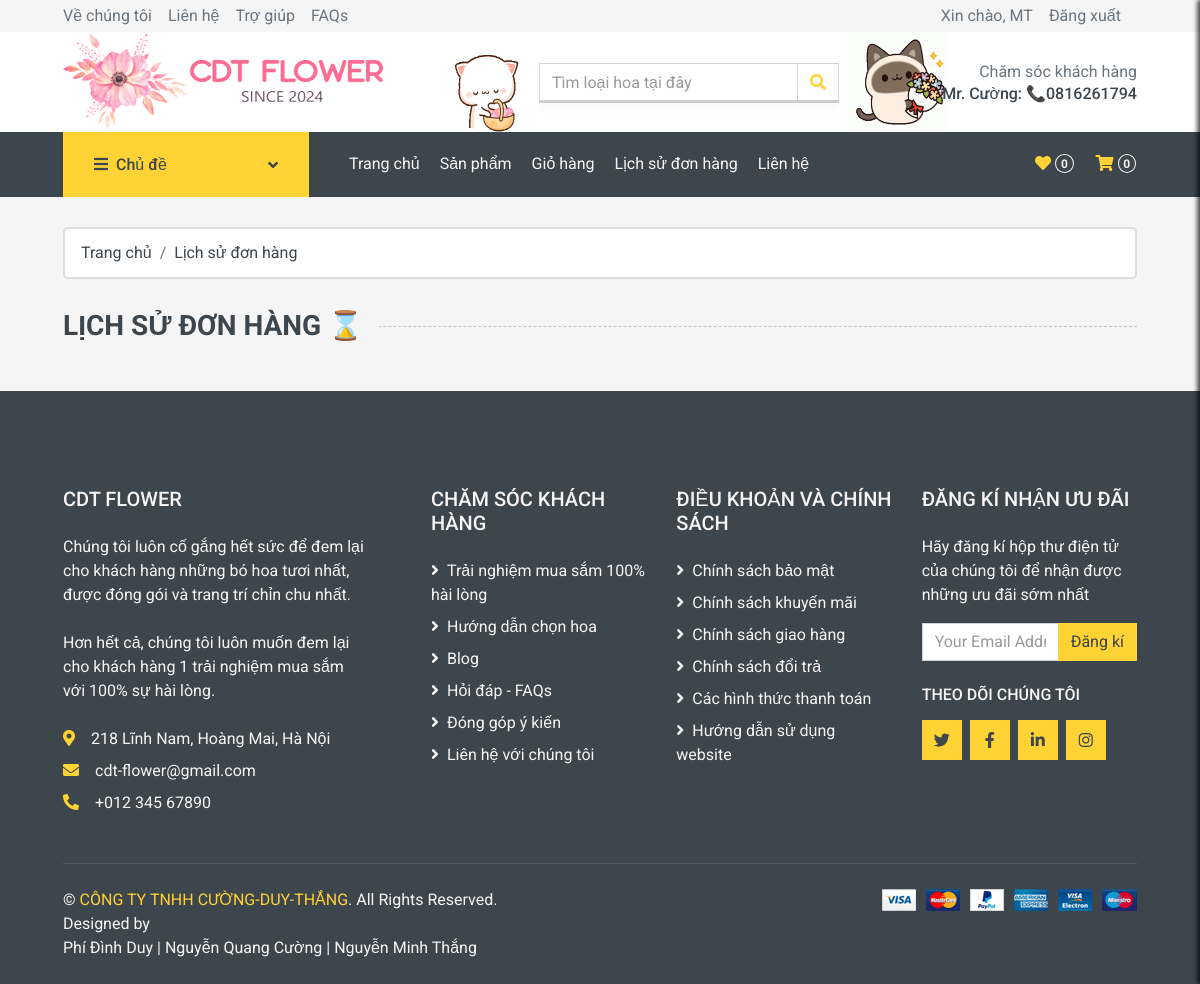
The page /lichsu_donhang.php (signed in) on the database as committed earlier.
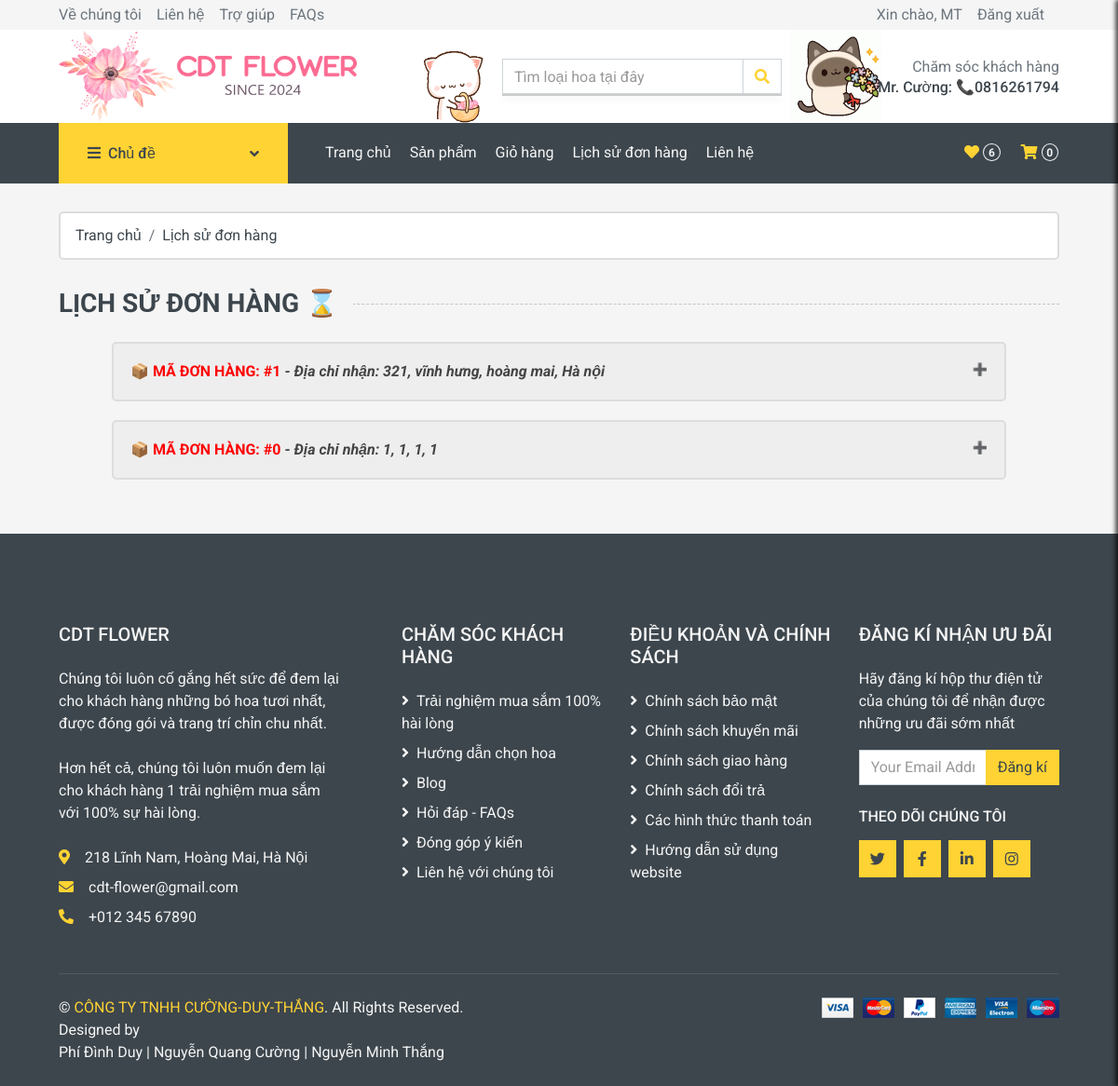
The same page on the database as committed later.
### tables this page shows
CREATE TABLE `donhang` (
  `MaDonHang` int(11) NOT NULL,
  `MaKhachHang` int(11) NOT NULL,
  `NgayDatHang` datetime NOT NULL,
  `TongGiaTri` decimal(10,0) NOT NULL,
  `TrangThai` tinyint(4) NOT NULL DEFAULT 0
);

CREATE TABLE `giaohang` (
  `MaGiaoHang` int(11) NOT NULL,
  `MaThanhToan` int(11) NOT NULL,
  `HoTen` varchar(50) NOT NULL,
  `SoDienThoai` varchar(20) NOT NULL,
  `Email` varchar(100) NOT NULL,
  `DiaChi` text NOT NULL
);

### lichsu_donhang.php (the view, shortened to what this page needs)
<?php require_once('header.php'); ?>
<div class="container-fluid">
    <div class="row px-xl-5">
        <div class="col-12">
            <nav class="breadcrumb bg-light mb-30 border-black">
                <a class="breadcrumb-item text-dark" href="#">Trang chủ</a>
                <a class="breadcrumb-item text-dark" href="#">Lịch sử đơn hàng</a>
            </nav>
        </div>
    </div>
    <h3 class="section-title position-relative text-uppercase mx-xl-5 mb-4"><span class="bg-secondary pr-3">Lịch sử đơn hàng &#x231B;</span></h3>
</div>
<?php
    require_once("database/db_connect.php");
    if (!isset($_SESSION['makhachhang'])) {
        echo "<p id=\"thongbao\">Vui lòng đăng nhập để xem lịch sử đơn hàng.</p>";
    }else{
        $ma_khach_hang = $_SESSION['makhachhang'];
        $sql_orders = "
        SELECT
            dh.MaDonHang,
            dh.TongGiaTri,
            gh.DiaChi
        FROM
            donhang AS dh
        JOIN
            thanhtoan AS tt ON dh.MaDonHang = tt.MaDonHang
        JOIN
            giaohang AS gh ON tt.MaThanhToan = gh.MaThanhToan
        WHERE
            dh.MaKhachHang = ? AND tt.TrangThai = 'Đã Thanh Toán' ";
        $stmt = $conn->prepare($sql_orders);
        $stmt->bind_param("i", $ma_khach_hang);
        $stmt->execute();
        $result = $stmt->get_result();
        while ($row = $result->fetch_assoc()) {
            $maDonHang = $row['MaDonHang'];
            $diaChi = $row['DiaChi'];
            echo '<button class="accordion border-black"><span style="color: red;">&#128230; MÃ ĐƠN HÀNG: #' . $maDonHang . '</span> <i style="font-weight: bold;">- Địa chỉ nhận: ' . $diaChi . '</i></button>';
        }
    }
 ?>
<?php require_once('footer.php') ?>
</body>
</html>

### header.php (shortened to what this page needs)
<!DOCTYPE html>
<html lang="en">
<head>
    <link href="https://cdnjs.cloudflare.com/ajax/libs/font-awesome/5.10.0/css/all.min.css" rel="stylesheet">
    <link href="lib/animate/animate.min.css" rel="stylesheet">
    <link href="lib/owlcarousel/assets/owl.carousel.min.css" rel="stylesheet">
    <link href="css/style.css" rel="stylesheet">
    <link href="css/preloader.css" rel="stylesheet">
    <link rel="stylesheet" type="text/css" href="css/thongbao_toast.css">
</head>
<body>
    <div class="container-fluid">
        <div class="row bg-secondary py-1 px-xl-5">
            <div class="col-lg-6 d-none d-lg-block">
                <div class="d-inline-flex align-items-center h-100">
                    <a class="text-body mr-3" href="">Về chúng tôi</a>
                    <a class="text-body mr-3" href="contact.php">Liên hệ</a>
                    <a class="text-body mr-3" href="">Trợ giúp</a>
                    <a class="text-body mr-3" href="">FAQs</a>
                </div>
            </div>
            <div class="col-lg-6 text-center text-lg-right">
                <?php
                if (isset($_SESSION['tennguoidung'])) {
                    echo '<div class="d-inline-flex align-items-center">';
                    echo '<p class="text-body mr-3 mb-0">Xin chào, ' . htmlspecialchars($_SESSION['tennguoidung']) . '</p>';
                    echo '<a class="text-body mr-3" href="logout.php">Đăng xuất</a>';
                    echo '</div>';
                } else {
                    unset($_SESSION['tennguoidung']);
                    echo '<a class="text-body mr-3" href="dangnhap.php">Đăng nhập</a>';
                }
                ?>
            </div>
        </div>
        <div class="row align-items-center bg-light px-xl-5 d-none d-lg-flex">
            <div class="col-lg-4">
                <a href="index.php" class="text-decoration-none me-0">
                    <img width="320px" height="100px" src="img/logo_thang_2.png">
                </a>
            </div>
            <div class="col-lg-4 col-6 d-flex align-items-center" style="position: relative;">
                <img src="img/peach-cat.gif" alt="Peach Cat" width="100px" height="100px" class="mr-2">
                <form action="" onsubmit="return false;" class="d-flex align-items-center w-100">
                    <div class="input-group" style="flex: 1; position: relative; min-width: 300px;">
                        <input type="text" class="form-control" id="searchInput" placeholder="Tìm loại hoa tại đây" oninput="searchProducts()"  style="flex: 1;">
                        <div class="input-group-append">
                            <span class="input-group-text bg-transparent text-primary">
                                <i class="fa fa-search"></i>
                            </span>
                        </div>
                        <div id="suggestions" class="suggestions-box"></div>
                    </div>
                </form>
                <img src="img/cat-flowers.gif" alt="Cat Flowers" width="100px" height="100px" class="ml-2">
            </div>
            <div class="col-lg-4 col-6 text-right">
                <p class="m-0">Chăm sóc khách hàng</p>
                <h6 class="m-0">Mr. Cường: &#128222;0816261794</h6>
            </div>
        </div>
    </div>
    <?php require_once("database/db_connect.php");
        if (isset($_SESSION['makhachhang'])) {
            $Ma_KH = $_SESSION['makhachhang'];
        } else {
            $Ma_KH = "100";
        }
            $maSP_giohang = array();
            $sql = "
                SELECT
                    sp.TenSanPham,
                    sp.Gia
                FROM
                    yeuthich AS yt
                JOIN
                    sanpham AS sp ON yt.MaSanPham = sp.MaSanPham
                WHERE
                    yt.MaKhachHang = ?
                ";
                $stmt = $conn->prepare($sql);
                $stmt->bind_param("i", $Ma_KH);
                $stmt->execute();
                $result = $stmt->get_result();
                $tong_so_luong = 0;
                if ($result->num_rows > 0) {
                    while ($row = $result->fetch_assoc()) {
                        $tong_so_luong++;
                    }
                }
        ?>
        <div class="container-fluid bg-dark mb-30">
            <div class="row px-xl-5">
                <div class="col-lg-3 d-none d-lg-block">
                    <a class="btn d-flex align-items-center justify-content-between bg-primary w-100" data-toggle="collapse" href="#navbar-vertical" style="height: 65px; padding: 0 30px;">
                        <h6 class="text-dark m-0"><i class="fa fa-bars mr-2"></i>Chủ đề</h6>
                        <i class="fa fa-angle-down text-dark"></i>
                    </a>
                </div>
                <div class="col-lg-9">
                    <nav class="navbar navbar-expand-lg bg-dark navbar-dark py-3 py-lg-0 px-0">
                        <div class="collapse navbar-collapse justify-content-between" id="navbarCollapse">
                            <div class="navbar-nav mr-auto py-0">
                                <a href="index.php" class="nav-item nav-link">Trang chủ</a>
                                <a href="shop.php" class="nav-item nav-link">Sản phẩm</a>
                                <a href="cart.php" class="nav-item nav-link">Giỏ hàng</a>
                                <a href="lichsu_donhang.php" class="nav-item nav-link">Lịch sử đơn hàng</a>
                                <a href="contact.php" class="nav-item nav-link">Liên hệ</a>
                            </div>
                            <div class="navbar-nav ml-auto py-0 d-none d-lg-block">
                                <a id="open-side-menu-2" href="#" class="btn px-0">
                                    <i class="fas fa-heart text-primary"></i>
                                    <span class="badge text-secondary border border-secondary rounded-circle" style="padding-bottom: 2px;"><?php echo $tong_so_luong; ?></span>
                                </a>
                                <a id="open-side-menu" href="#" class="btn px-0 ml-3">
                                    <i class="fas fa-shopping-cart text-primary"></i>
                                    <span class="badge text-secondary border border-secondary rounded-circle" style="padding-bottom: 2px;"><?php echo count($maSP_giohang); ?></span>
                                </a>
                            </div>
                        </div>
                    </nav>
                </div>
            </div>
        </div>

### footer.php
<div class="container-fluid bg-dark text-secondary mt-5 pt-5">
    <div class="row px-xl-5 pt-5">
        <div class="col-lg-4 col-md-12 mb-5 pr-3 pr-xl-5">
            <h5 class="text-secondary text-uppercase mb-4">CDT Flower</h5>
            <p class="mb-4">Chúng tôi luôn cố gắng hết sức để đem lại cho khách hàng những bó hoa tươi nhất, được đóng gói và trang trí chỉn chu nhất. <br> <br> Hơn hết cả, chúng tôi luôn muốn đem lại cho khách hàng 1 trải nghiệm mua sắm với 100% sự hài lòng.</p>
            <p class="mb-2"><i class="fa fa-map-marker-alt text-primary mr-3"></i>218 Lĩnh Nam, Hoàng Mai, Hà Nội</p>
            <p class="mb-2"><i class="fa fa-envelope text-primary mr-3"></i>cdt-flower@gmail.com</p>
            <p class="mb-0"><i class="fa fa-phone-alt text-primary mr-3"></i>+012 345 67890</p>
        </div>
        <div class="col-lg-8 col-md-12">
            <div class="row">
                <div class="col-md-4 mb-5">
                    <h5 class="text-secondary text-uppercase mb-4">Chăm sóc khách hàng</h5>
                    <div class="d-flex flex-column justify-content-start">
                        <p class="text-secondary mb-2"><i class="fa fa-angle-right mr-2"></i>Trải nghiệm mua sắm 100% hài lòng</p>
                        <p class="text-secondary mb-2"><i class="fa fa-angle-right mr-2"></i>Hướng dẫn chọn hoa</p>
                        <p class="text-secondary mb-2"><i class="fa fa-angle-right mr-2"></i>Blog</p>
                        <p class="text-secondary mb-2"><i class="fa fa-angle-right mr-2"></i>Hỏi đáp - FAQs</p>
                        <p class="text-secondary mb-2"><i class="fa fa-angle-right mr-2"></i>Đóng góp ý kiến</p>
                        <p class="text-secondary"><i class="fa fa-angle-right mr-2"></i>Liên hệ với chúng tôi</p>
                    </div>
                </div>
                <div class="col-md-4 mb-5">
                    <h5 class="text-secondary text-uppercase mb-4">Điều khoản và chính sách</h5>
                    <div class="d-flex flex-column justify-content-start">
                        <p class="text-secondary mb-2"><i class="fa fa-angle-right mr-2"></i>Chính sách bảo mật</p>
                        <p class="text-secondary mb-2"><i class="fa fa-angle-right mr-2"></i>Chính sách khuyến mãi</p>
                        <p class="text-secondary mb-2"><i class="fa fa-angle-right mr-2"></i>Chính sách giao hàng</p>
                        <p class="text-secondary mb-2"><i class="fa fa-angle-right mr-2"></i>Chính sách đổi trả</p>
                        <p class="text-secondary mb-2"><i class="fa fa-angle-right mr-2"></i>Các hình thức thanh toán</p>
                        <p class="text-secondary"><i class="fa fa-angle-right mr-2"></i>Hướng dẫn sử dụng website</p>
                    </div>
                </div>
                <div class="col-md-4 mb-5">
                    <h5 class="text-secondary text-uppercase mb-4">Đăng kí nhận ưu đãi</h5>
                    <p>Hãy đăng kí hộp thư điện tử của chúng tôi để nhận được những ưu đãi sớm nhất</p>
                    <form action="">
                        <div class="input-group">
                            <input type="text" class="form-control" placeholder="Your Email Address">
                            <div class="input-group-append">
                                <button class="btn btn-primary">Đăng kí</button>
                            </div>
                        </div>
                    </form>
                    <h6 class="text-secondary text-uppercase mt-4 mb-3">Theo dõi chúng tôi</h6>
                    <div class="d-flex">
                        <p class="btn btn-primary btn-square mr-2"><i class="fab fa-twitter"></i></p>
                        <p class="btn btn-primary btn-square mr-2"><i class="fab fa-facebook-f"></i></p>
                        <p class="btn btn-primary btn-square mr-2"><i class="fab fa-linkedin-in"></i></p>
                        <p class="btn btn-primary btn-square"><i class="fab fa-instagram"></i></p>
                    </div>
                </div>
            </div>
        </div>
    </div>
    <div class="row border-top mx-xl-5 py-4" style="border-color: rgba(256, 256, 256, .1) !important;">
        <div class="col-md-6 px-xl-0">
            <p class="mb-md-0 text-center text-md-left text-secondary">
                &copy; <span class="text-primary">CÔNG TY TNHH CƯỜNG-DUY-THẮNG</span>. All Rights Reserved. <br>Designed by <br> Phí Đình Duy | Nguyễn Quang Cường | Nguyễn Minh Thắng
            </p>
        </div>
        <div class="col-md-6 px-xl-0 text-center text-md-right">
            <img class="img-fluid" src="img/payments.png" alt="">
        </div>
    </div>
</div>

### header.php (style rules this page uses)
button, a { cursor: url('img/boahoa.png'), auto; }
.suggestions-box { border: 1px solid #ccc; background: white; position: absolute; top: 100%; left: 10; z-index: 1000; width: 100%; max-height: 300px; overflow-y: auto; box-shadow: 0px 4px 8px rgba(0, 0, 0, 0.1); }

### lichsu_donhang.php (style rules this page uses)
.accordion { background-color: #eee; color: #444; font-weight: bold; cursor: pointer; padding: 18px; width: 80%; text-align: left; border: none; outline: none; transition: 0.4s; display: block; margin: 10px auto; }
.border-black { border: 2px solid #DDDDDD; border-radius: 5px; }
.accordion:after { content: '\02795'; font-size: 13px; color: #777; float: right; margin-left: 5px; }

Rows that differ between the two databases and show on the page:
added donhang: MaDonHang "1", giaohang.DiaChi "321, vĩnh hưng, hoàng mai, Hà nội"
added donhang: MaDonHang "0", giaohang.DiaChi "1, 1, 1, 1"
Other text that changed with them:
$tong_so_luong: "0" → "6"
